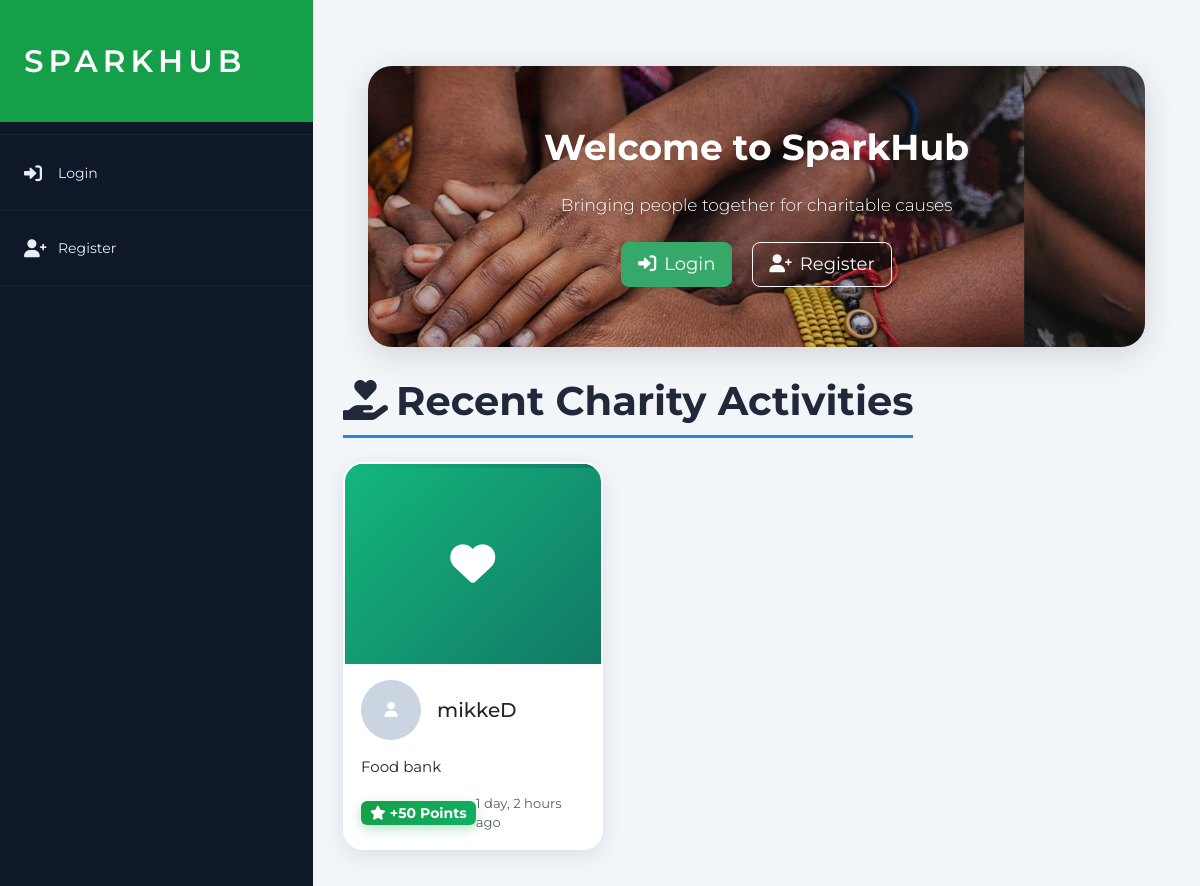
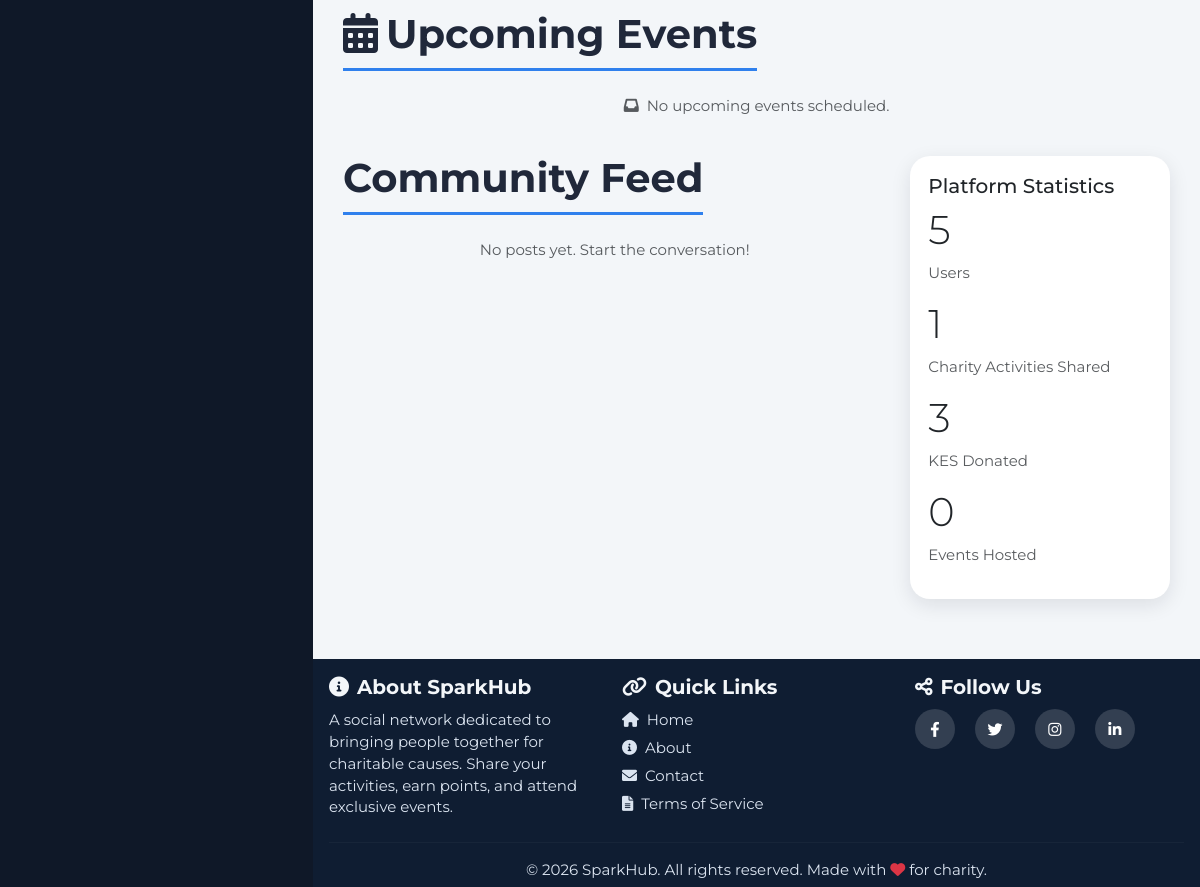
The page / on the database its author committed (2 pictures, top to bottom).
### sparkhudapp/models.py (models this page shows, shortened)
class CharityActivity(models.Model):
    user = models.ForeignKey(User, on_delete=models.CASCADE)
    description = models.TextField()
    date_posted = models.DateTimeField(auto_now_add=True)
    points_earned = models.IntegerField(default=50)
    image = models.ImageField(upload_to='activity_images/', blank=True, null=True)

### sparkhudapp/views.py (the view)
# urls.py: 2. Add a URL to urlpatterns:  path('', views.home, name='home')
@ensure_csrf_cookie
def home(request):
    comments = Comment.objects.select_related('user').order_by('created_at')
    recent_activities = CharityActivity.objects.all().order_by('-date_posted')[:10]
    upcoming_events = Event.objects.filter(event_date__gte=timezone.now()).order_by('event_date')[:5]
    recent_posts = Post.objects.prefetch_related(Prefetch('comments', queryset=comments, to_attr='visible_comments')).order_by('-created_at')[:10]
    add_post_permissions(recent_posts, request.user)
    total_users = UserProfile.objects.count()
    total_activities = CharityActivity.objects.count()
    total_donations = Donation.objects.aggregate(total=Sum('amount_kes'))['total'] or 0
    total_events = Event.objects.count()
    context = {
        'recent_activities': recent_activities,
        'upcoming_events': upcoming_events,
        'recent_posts': recent_posts,
        'total_users': total_users,
        'total_activities': total_activities,
        'total_donations': total_donations,
        'total_events': total_events,
    }
    return render(request, 'home.html', context)

### sparkhudapp/templates/home.html (shortened to what this page needs)
{% extends 'base.html' %}
{% load static %}
{% load sparkhub_extras %}
{% block content %}
<div class="hero-section" style="background-image: url('{% static 'images/hands.jpg' %}');">
    <div class="text-center">
        <h1 class="display-4 mb-4">Welcome to SparkHub</h1>
        <p class="lead mb-4">Bringing people together for charitable causes</p>
        <div>
            {% if user.is_authenticated %}
                <a href="{% url 'post_activity' %}" class="btn btn-light btn-lg me-3"><i class="fas fa-share me-2"></i>Share Your Charity Activity</a>
                <a href="{% url 'events' %}" class="btn btn-outline-light btn-lg"><i class="fas fa-calendar me-2"></i>View Upcoming Events</a>
            {% else %}
                <a href="{% url 'login' %}" class="btn btn-light btn-lg me-3"><i class="fas fa-sign-in-alt me-2"></i>Login</a>
                <a href="{% url 'register' %}" class="btn btn-outline-light btn-lg"><i class="fas fa-user-plus me-2"></i>Register</a>
            {% endif %}
        </div>
    </div>
</div>
<div>
    <div class="row mb-4">
        <div class="col-md-12">
            <h2 class="mb-4"><i class="fas fa-hand-holding-heart me-2"></i>Recent Charity Activities</h2>
            <div class="row">
                {% for activity in recent_activities %}
                <div class="col-md-4 mb-4">
                    <div class="card activity-card h-100">
                        {% if activity.image %}
                            <img src="{{ activity.image.url }}" class="card-img-top" alt="Activity image" style="height: 200px; object-fit: cover;">
                        {% else %}
                            <div style="height: 200px; background: linear-gradient(135deg, #14b67d 0%, #117965 100%); display: flex; align-items: center; justify-content: center; color: white;">
                                <i class="fas fa-heart fa-3x"></i>
                            </div>
                        {% endif %}
                        <div class="card-body">
                            <div class="d-flex align-items-center mb-3">
                                {% if activity.user.userprofile.profile_picture %}
                                    <img src="{{ activity.user.userprofile.profile_picture.url }}" class="feed-avatar me-3" alt="{{ activity.user.username }}">
                                {% else %}
                                    <div class="avatar-circle me-3"><i class="fas fa-user"></i></div>
                                {% endif %}
                                <h5 class="card-title mb-0">{{ activity.user.username }}</h5>
                            </div>
                            <p class="card-text">{{ activity.description|truncatewords:20 }}</p>
                            <div class="d-flex justify-content-between align-items-center">
                                <span class="badge bg-success"><i class="fas fa-star me-1"></i>+{{ activity.points_earned }} Points</span>
                                <small class="text-muted">{{ activity.date_posted|timesince }} ago</small>
                            </div>
                        </div>
                    </div>
                </div>
                {% empty %}
                <div class="col-12">
                    <p class="text-center text-muted"><i class="fas fa-inbox me-2"></i>No charity activities yet. Be the first to share!</p>
                </div>
                {% endfor %}
            </div>
        </div>
    </div>
    <div class="row mb-4">
        <div class="col-md-12">
            <h2 class="mb-4"><i class="fas fa-calendar-alt me-2"></i>Upcoming Events</h2>
            <div class="row">
                {% for event in upcoming_events %}
                <div class="col-md-4 mb-4">
                    <div class="card event-card h-100">
                        {% if event.image %}
                            <img src="{{ event.image.url }}" class="card-img-top" alt="Event image" style="height: 200px; object-fit: cover;">
                        {% else %}
                            <div style="height: 200px; background: linear-gradient(135deg, #2f80ed 0%, #1e5fcf 100%); display: flex; align-items: center; justify-content: center; color: white;">
                                <i class="fas fa-calendar fa-3x"></i>
                            </div>
                        {% endif %}
                        <div class="card-body">
                            <h5 class="card-title">{{ event.title }}</h5>
                            <p class="card-text">{{ event.description|truncatewords:15 }}</p>
                            <div class="d-flex justify-content-between align-items-center mb-3 flex-wrap gap-2">
                                <span><i class="fas fa-calendar me-2"></i>{{ event.event_date|date:"M d, Y" }}</span>
                                <span><i class="fas fa-map-marker-alt me-2"></i>{{ event.location }}</span>
                            </div>
                            <div class="d-flex justify-content-between align-items-center flex-wrap gap-2">
                                <span class="badge bg-info"><i class="fas fa-coins me-1"></i>Required: {{ event.required_points }} Points</span>
                                {% if user.is_authenticated %}
                                    {% if event|user_can_register:user %}
                                        <a href="{% url 'register_event' event.id %}" class="btn btn-primary btn-sm"><i class="fas fa-check me-1"></i>Register</a>
                                    {% else %}
                                        <a href="{% url 'event_detail' event.id %}" class="btn btn-outline-primary btn-sm"><i class="fas fa-info-circle me-1"></i>Details</a>
                                    {% endif %}
                                {% else %}
                                    <a href="{% url 'register' %}" class="btn btn-outline-primary btn-sm"><i class="fas fa-user-plus me-1"></i>Register</a>
                                {% endif %}
                            </div>
                        </div>
                    </div>
                </div>
                {% empty %}
                <div class="col-12">
                    <p class="text-center text-muted"><i class="fas fa-inbox me-2"></i>No upcoming events scheduled.</p>
                </div>
                {% endfor %}
            </div>
        </div>
    </div>
    <div class="row">
        <div class="col-md-8">
            <h2 class="mb-4">Community Feed</h2>
            <div class="row">
                {% for post in recent_posts %}
                <div class="col-md-6 mb-4">
                    <div class="card post-card h-100">
                        <div class="card-body">
                            <div class="d-flex align-items-start justify-content-between gap-2 mb-2">
                                <h6 class="card-subtitle mb-0 text-muted"><a href="{% url 'user_profile' post.user.username %}">{{ post.user.username }}</a></h6>
                                {% if post.can_edit or post.can_delete %}
                                    <div class="post-actions">
                                        {% if post.can_edit %}
                                            <a href="{% url 'edit_post' post.id %}" class="btn btn-sm btn-outline-secondary" title="Edit post">
                                                <i class="fas fa-pen"></i>
                                            </a>
                                        {% endif %}
                                        {% if post.can_delete %}
                                            <a href="{% url 'delete_post' post.id %}" class="btn btn-sm btn-outline-danger" title="Delete post">
                                                <i class="fas fa-trash"></i>
                                            </a>
                                        {% endif %}
                                    </div>
                                {% endif %}
                            </div>
                            <p class="card-text">{{ post.content|truncatewords:25 }}</p>
                            <div class="d-flex justify-content-between align-items-center mt-3">
                                <div>
                                    <button class="btn btn-sm btn-outline-primary like-btn" data-post-id="{{ post.id }}">
                                        <i class="fas fa-heart{% if user.is_authenticated and user|has_liked_post:post.id %} text-danger{% endif %}"></i>
                                        <span class="ms-2">{{ post.likes.count }}</span>
                                    </button>
                                    <button class="btn btn-sm btn-outline-secondary comment-btn" data-post-id="{{ post.id }}">
                                        <i class="fas fa-comment me-1"></i>
                                        <span class="ms-2">{{ post.comments.count }}</span>
                                    </button>
                                </div>
                                <small class="text-muted">{{ post.created_at|timesince }} ago</small>
                            </div>
                            <div class="comments-panel mt-3 d-none" id="comments-{{ post.id }}">
                                <div class="comments-list">
                                    {% for comment in post.visible_comments %}
                                        <div class="comment-item">
                                            <div class="comment-avatar"><i class="fas fa-user"></i></div>
                                            <div class="comment-body">
                                                <div class="comment-meta">
                                                    <strong>{{ comment.user.username }}</strong>
                                                    <span>{{ comment.created_at|timesince }} ago</span>
                                                </div>
                                                <p>{{ comment.content }}</p>
                                            </div>
                                        </div>
                                    {% empty %}
                                        <p class="comments-empty mb-0">No comments yet.</p>
                                    {% endfor %}
                                </div>
                                {% if user.is_authenticated %}
                                    <form class="comment-form mt-3" data-post-id="{{ post.id }}">
                                        <input type="text" class="form-control form-control-sm" name="content" placeholder="Add a comment..." autocomplete="off">
                                        <button class="btn btn-primary btn-sm" type="submit">Post</button>
                                    </form>
                                {% else %}
                                    <div class="comments-login mt-3">
                                        <a href="{% url 'login' %}">Login</a> or <a href="{% url 'register' %}">register</a> to comment.
                                    </div>
                                {% endif %}
                            </div>
                        </div>
                    </div>
                </div>
                {% empty %}
                <div class="col-12">
                    <p class="text-center text-muted">No posts yet. Start the conversation!</p>
                </div>
                {% endfor %}
            </div>
        </div>
        <div class="col-md-4">
            <div class="card stats-card h-100">
                <div class="card-body">
                    <h5 class="card-title">Platform Statistics</h5>
                    <div class="mb-3">
                        <h3 class="display-6">{{ total_users }}</h3>
                        <p class="text-muted">Users</p>
                    </div>
                    <div class="mb-3">
                        <h3 class="display-6">{{ total_activities }}</h3>
                        <p class="text-muted">Charity Activities Shared</p>
                    </div>
                    <div class="mb-3">
                        <h3 class="display-6">{{ total_donations|floatformat:0 }}</h3>
                        <p class="text-muted">KES Donated</p>
                    </div>
                    <div class="mb-3">
                        <h3 class="display-6">{{ total_events }}</h3>
                        <p class="text-muted">Events Hosted</p>
                    </div>
                </div>
            </div>
        </div>
    </div>
</div>
{% endblock %}

### rows shown on the page
CharityActivity: user.username "mikkeD", description "Food bank", points_earned "50", date_posted "1 day, 2 hours"

### other values the page prints
{{ total_users }} "5"
{{ total_activities }} "1"
{{ total_donations|floatformat:0 }} "3"
{{ total_events }} "0"
